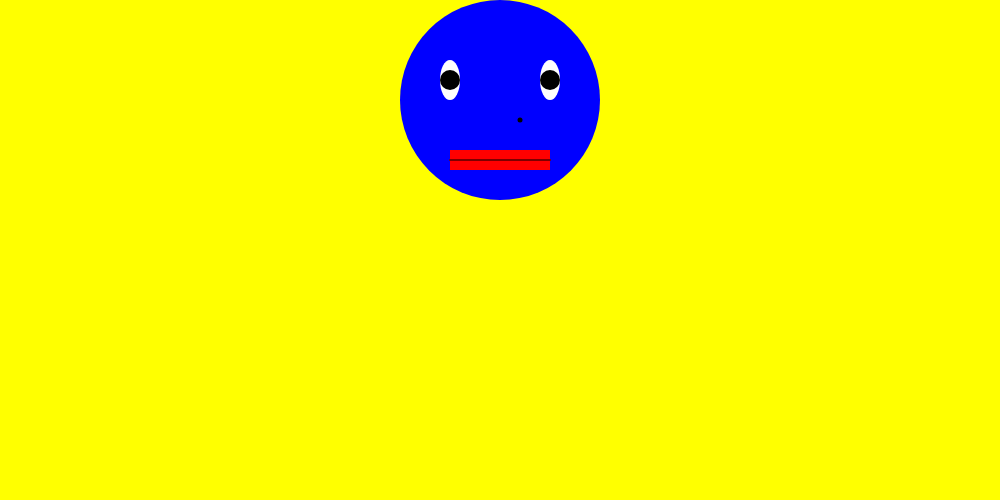
Frame 1 (no input)
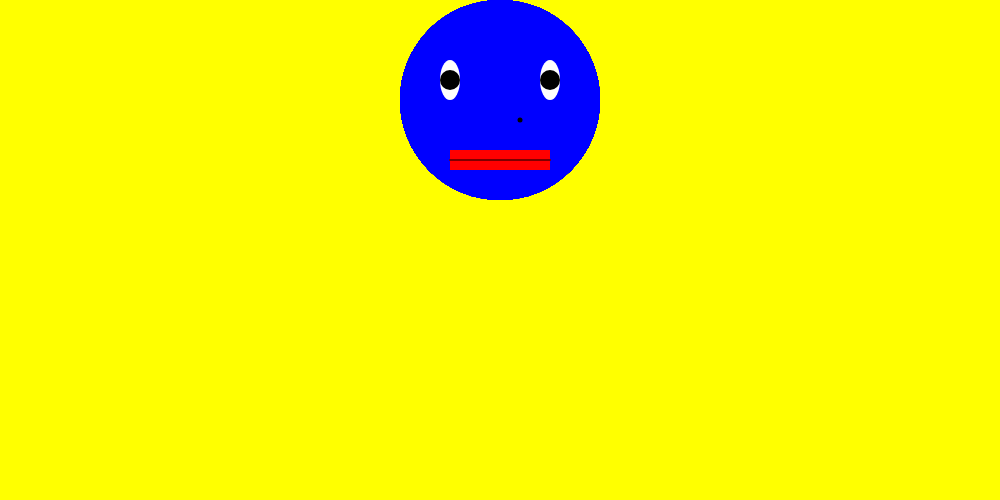
Frame 60 (no input)
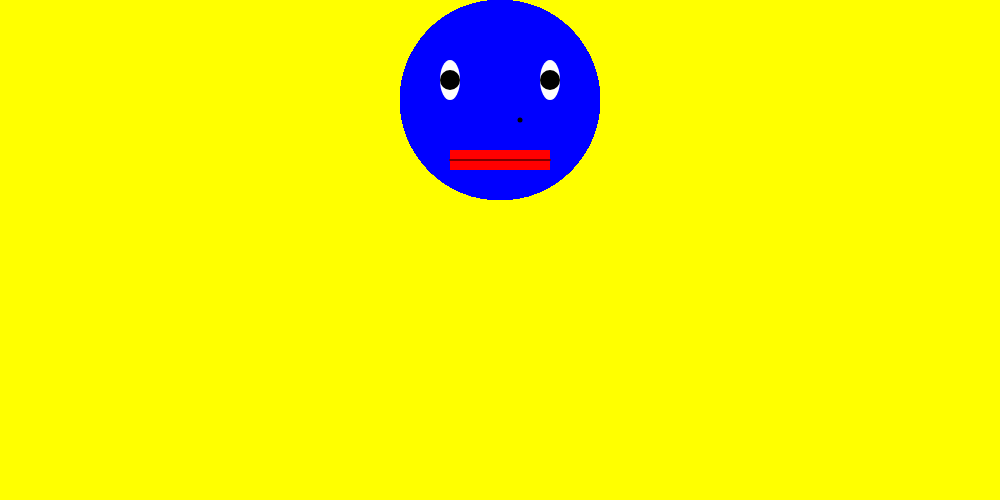
Frame 120 (the mouse pressed at the canvas centre since frame 60)

The p5.js sketch that drew these frames (run headless with seeded random() and noise() and a simulated clock; from frame 60 on, the mouse is pressed at the canvas centre):

// p5.js sketch
// ── sketch.js
var bgColor = "yellow";
var fSize = 200;
var posX = 0;
var posY = 0;

function setup(){
    createCanvas(1000, 500);
    background(bgColor);
    
    
    posX = width/2;
    posY = 100;
}


function draw(){
    strokeWeight(0);
    //Face
    fill("blue");
    ellipse(posX, posY, fSize, fSize);
    
    //Mouth
    fill("red");
    rect(posX - 50, posY + 50, 100, 20);
    
    //Eyes
    fill("white");
    ellipse(posX - 50, posY - 20, 20, 40);
    
    fill("white");
    ellipse(posX + 50, posY - 20, 20, 40);
    
    fill("black");
    ellipse(posX - 50, posY - 20, 20, 20);
    
    fill("black");
    ellipse(posX + 50, posY - 20, 20, 20);
    
    //Mouth Line
    stroke(125,0,0);
    strokeWeight(2);
    line(posX - 50, posY + 60, posX + 50, posY + 60);
    
    
    //Mole
    stroke("black");
    strokeWeight(5);
    point(posX + 20, posY + 20);
    
}
